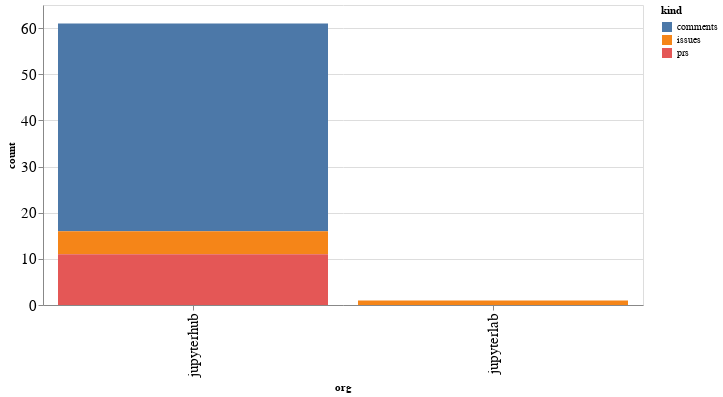

Notebook cell for this chart:
### Code cell
alt.Chart(org_summaries, width=600).mark_bar().encode(
    x='org',
    y='count',
    color='kind',
    tooltip="org"
)

### Figure 1 — Vega-Lite specification as saved in the notebook (floating-point values rounded to 4 significant figures)
{"config": {"axisLeft": {"labelFontSize": 15}, "axisBottom": {"labelFontSize": 15}}, "data": {"name": "data-32827f67ed6920a5900a95917896a80a"}, "mark": "bar", "encoding": {"color": {"type": "nominal", "field": "kind"}, "tooltip": {"type": "nominal", "field": "org"}, "x": {"type": "nominal", "field": "org"}, "y": {"type": "quantitative", "field": "count"}}, "width": 600, "$schema": "https://vega.github.io/schema/vega-lite/v4.8.1.json", "datasets": {"data-32827f67ed6920a5900a95917896a80a": [{"org": "jupyterhub", "kind": "comments", "count": 45}, {"org": "jupyterhub", "kind": "issues", "count": 5}, {"org": "jupyterhub", "kind": "prs", "count": 11}, {"org": "jupyterlab", "kind": "issues", "count": 1}]}}
